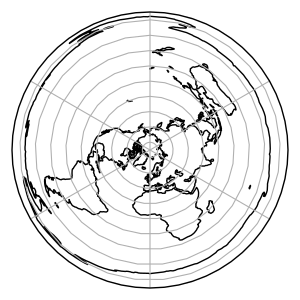

Reproduce this figure in Python.
import matplotlib.pyplot as plt
import cartopy.crs as ccrs

plt.figure(figsize=(3, 3))
ax = plt.axes(projection=ccrs.AzimuthalEquidistant(
                        central_latitude=90))
ax.coastlines(resolution='110m')
ax.gridlines()
